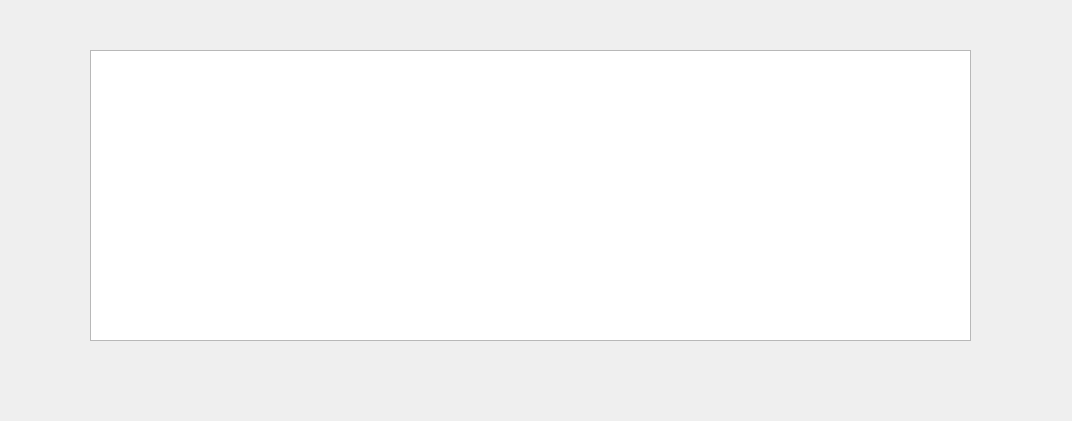
<?xml version="1.0" encoding="UTF-8"?>
<ui version="4.0">
 <class>SmartQueries</class>
 <widget class="QDialog" name="SmartQueries">
  <property name="geometry">
   <rect>
    <x>0</x>
    <y>0</y>
    <width>1072</width>
    <height>421</height>
   </rect>
  </property>
  <property name="windowTitle">
   <string>Dialog</string>
  </property>
  <widget class="QTableView" name="tableView">
   <property name="geometry">
    <rect>
     <x>90</x>
     <y>50</y>
     <width>881</width>
     <height>291</height>
    </rect>
   </property>
  </widget>
  <widget class="QLabel" name="label">
   <property name="geometry">
    <rect>
     <x>490</x>
     <y>30</y>
     <width>181</width>
     <height>18</height>
    </rect>
   </property>
   <property name="text">
    <string/>
   </property>
  </widget>
 </widget>
 <resources/>
 <connections/>
</ui>
